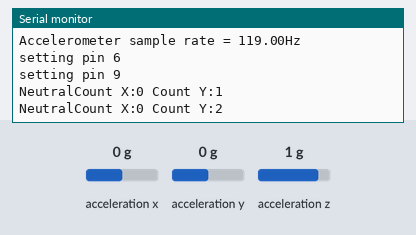
A sketch run on a simulated Arduino Nano 33 BLE. On the bench: the last lines printed to the serial monitor. The inputs (shaded band) are chosen by the test bench; at power-on: acceleration x 0 g, acceleration y 0 g, acceleration z 1 g.

Above: at 1.8 s.
1.9 s: acceleration x set to -1.4 g
At 2.4 s:
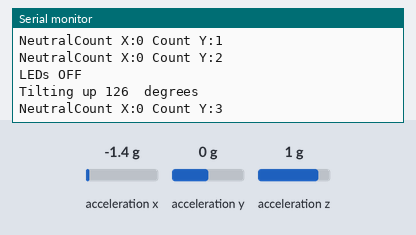
3.5 s: acceleration y set to -1.4 g
At 4.8 s:
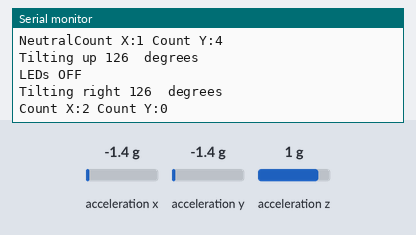
5.5 s: acceleration y set to 0.8 g
At 6.8 s:
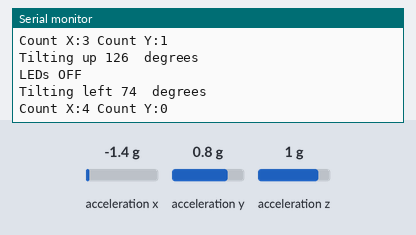

The sketch:

accel_led.ino
```cpp
#include <Arduino_LSM9DS1.h>
#include <Arduino.h>

float x, y, z;
int degreesX = 0;
int degreesY = 0;
int count = 0;
int countY = 0;
int savedX = 0;
int savedY = 0;

//starts accel, configures LED pins to output mode.
void setup() {
  Serial.begin(9600);
  while (!Serial);
  Serial.println("Started");
  if (!IMU.begin()) {
    Serial.println("Failed to initialize IMU!");
    while (1);
  }
  Serial.print("Accelerometer sample rate = ");
  Serial.print(IMU.accelerationSampleRate());
  Serial.println("Hz");
  Serial.println("setting pin 6");
  pinMode(6, INPUT);
  Serial.println("setting pin 9");
  pinMode(9, INPUT);
}
//tracks accel data to note changes w/ a 3 degree buffer.
//if no changes have happened within 20 seconds, flash LEDs.
void loop() {
  if (IMU.accelerationAvailable()) {
    IMU.readAcceleration(x, y, z);
  }

  if (x > 0.1) {
    x = 100 * x;
    degreesX = map(x, 0, 97, 0, 90);
    if (degreesX >= savedX - 3 && degreesX <= savedX + 3){
      count++;
    }
    else{
      count = 0;
      digitalWrite(6,LOW);
      digitalWrite(9,LOW);
    }
    Serial.print("Tilting up ");
    Serial.print(degreesX);
    Serial.println("  degrees");
    savedX = degreesX;
  }

  if (x < -0.1){
    x = 100 * x;
    degreesX = map(x, 0, -100, 0, 90);
    if (degreesX >= savedX - 3 && degreesX <= savedX + 3){
      count = count + 1;
    }
    else{
      Serial.println("LEDs OFF");
      count = 0;
      digitalWrite(6,LOW);
      digitalWrite(9,LOW);
    }
    Serial.print("Tilting up ");
    Serial.print(degreesX);
    Serial.println("  degrees");
    savedX = degreesX;
  }

  if (y > 0.1) {
    y = 100 * y;
    degreesY = map(y, 0, 97, 0, 90);
    if (degreesY >= savedY - 3 && degreesY <= savedY + 3){
      count++;
    }
    else{
      countY = 0;
      Serial.println("LEDs OFF");
      digitalWrite(6,LOW);
      digitalWrite(9,LOW);
    }
    savedY = degreesY;
    Serial.print("Tilting left ");
    Serial.print(degreesY);
    Serial.println("  degrees");
  }

  if (y < -0.1) {
    y = 100 * y;
    degreesY = map(y, 0, -100, 0, 90);
    if (degreesY >= savedY - 3 && degreesY <= savedY + 5){
      countY++;
    }
    else{
      countY = 0;
      Serial.println("LEDs OFF");
      digitalWrite(6,LOW);
      digitalWrite(9,LOW);
    }
    savedY = degreesY;
    Serial.print("Tilting right ");
    Serial.print(degreesY);
    Serial.println("  degrees");
  }

  if(x == 0 || y == 0){
    Serial.print("Neutral");
    countY++;
  }

  if(count == 20 || countY == 20){
    Serial.println("LEDs ON");
    digitalWrite(6,HIGH);
    digitalWrite(9,HIGH);
  }

  Serial.print("Count X:");
  Serial.print(count);
  Serial.print(" Count Y:");
  Serial.println(countY);
  delay(1000);
}
```

Measured:
- after the input at 1.9 s, the serial monitor: prints a new line after 0.10 s (image 1)
- after the input at 3.5 s, the serial monitor: prints a new line after 0.51 s (image 2)
- after the input at 5.5 s, the serial monitor: prints a new line after 0.51 s (image 3)
